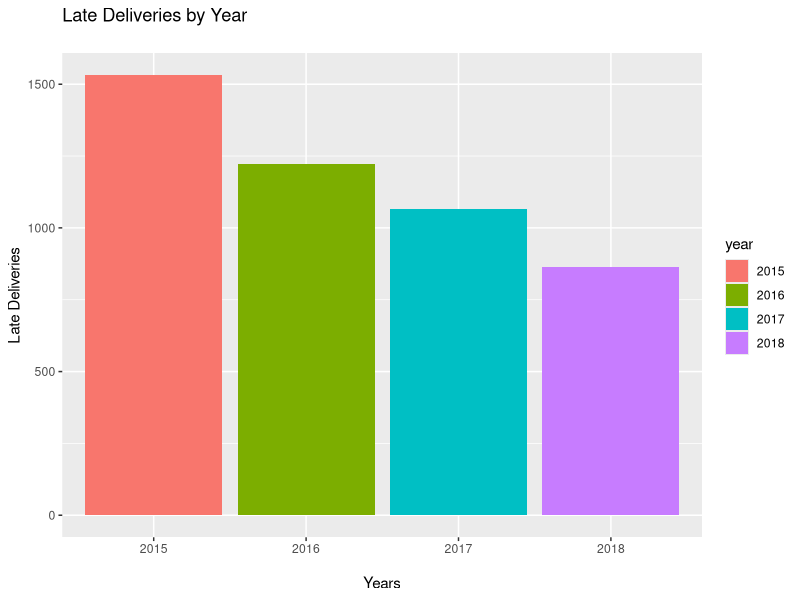
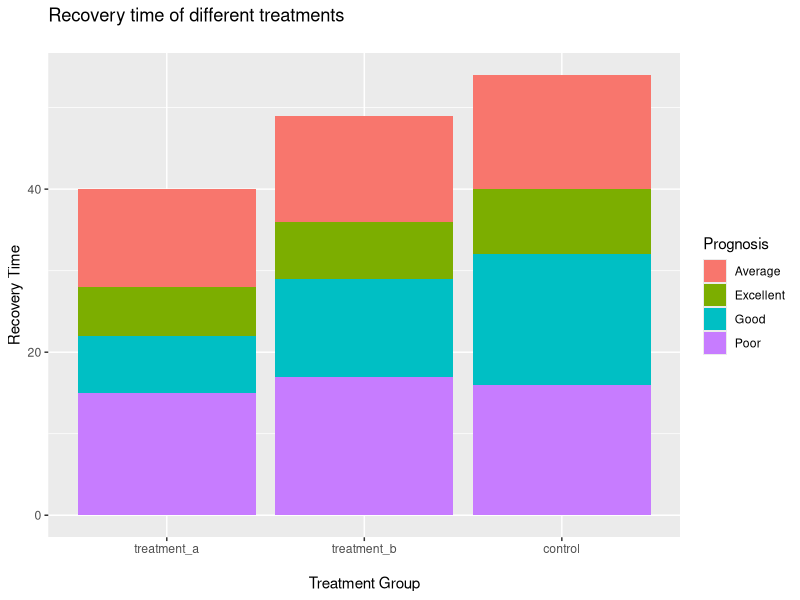
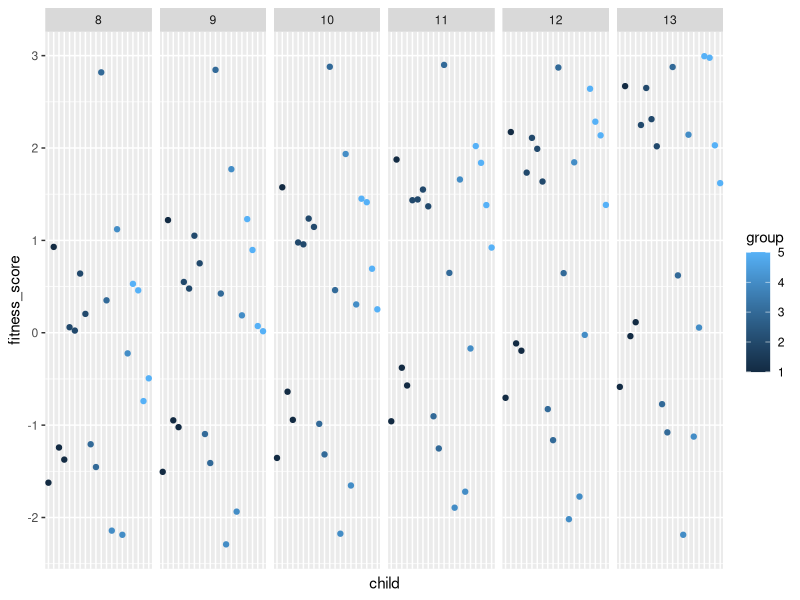
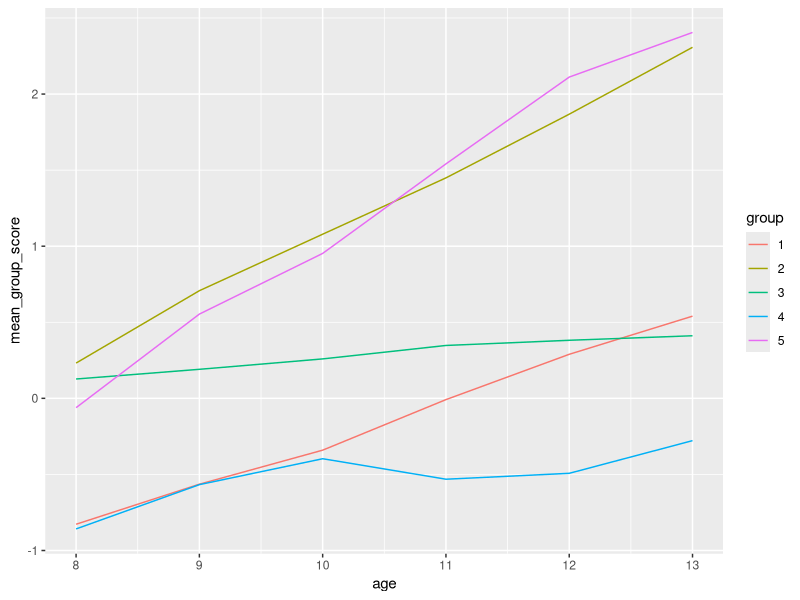
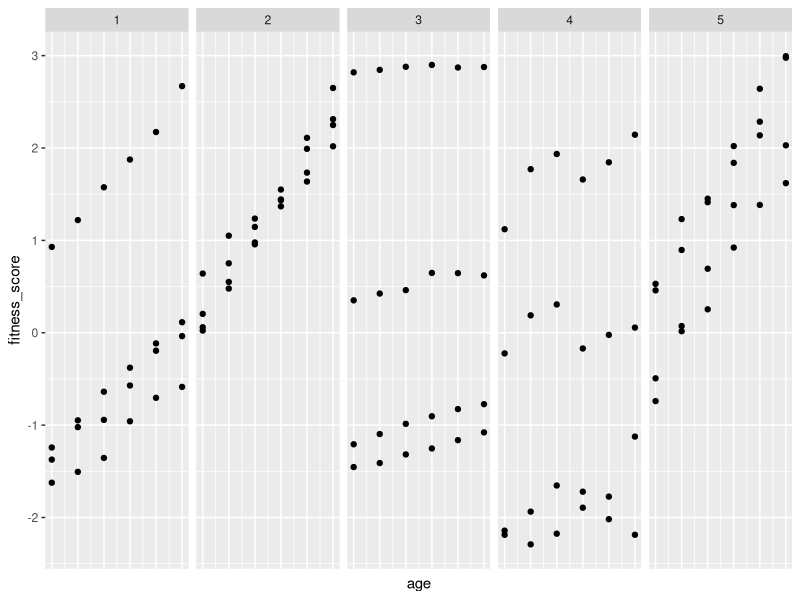
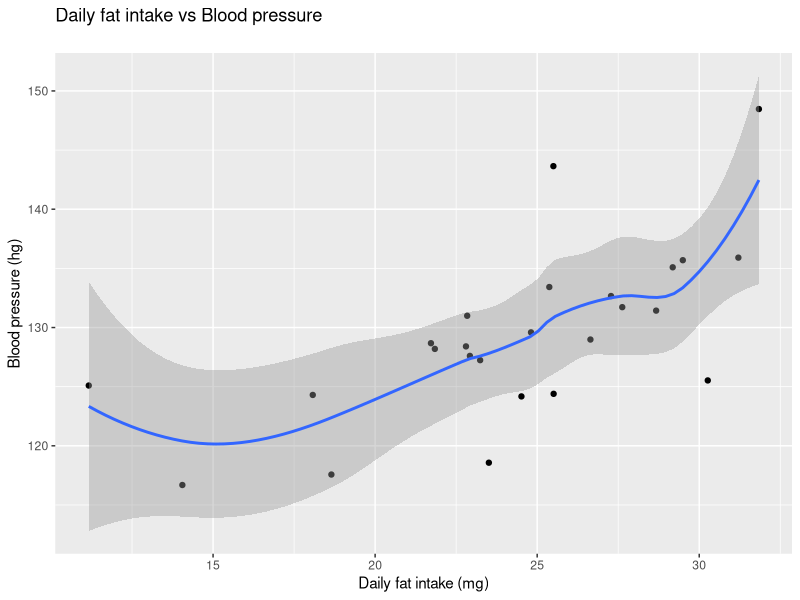
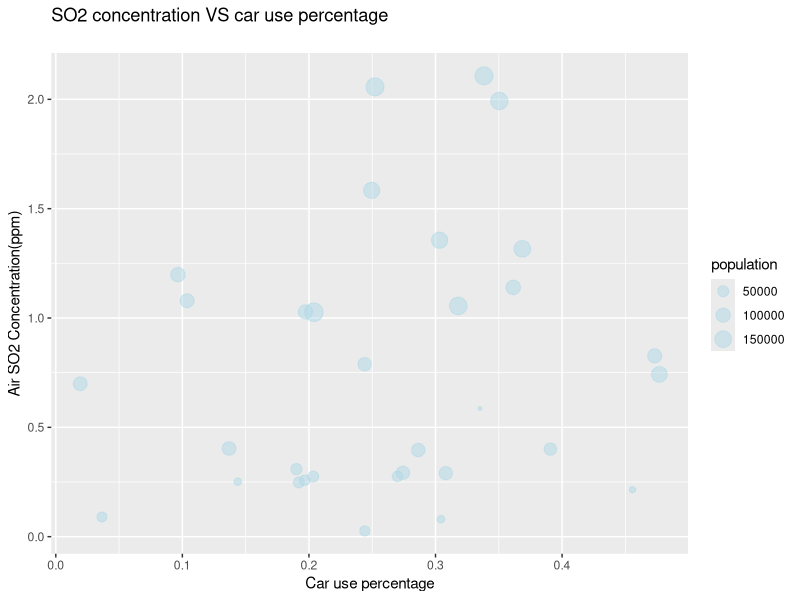
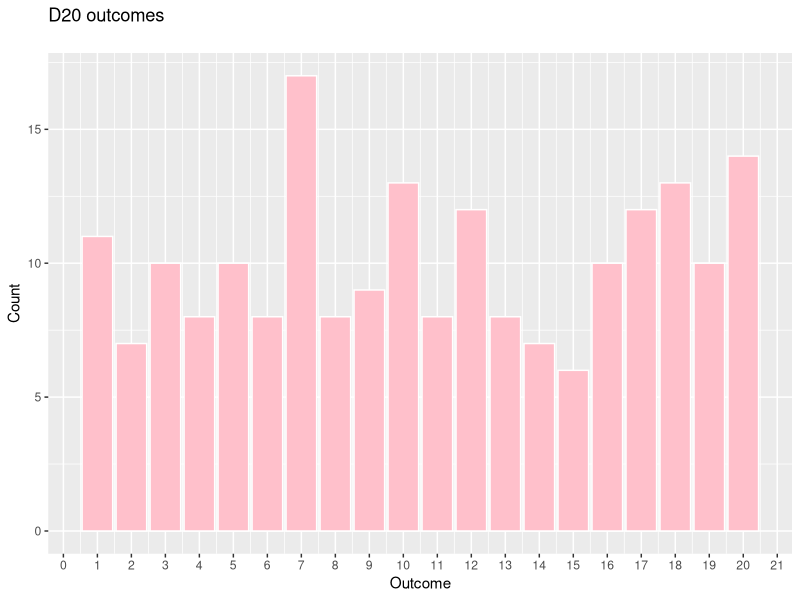

These charts were generated, in order, by the following R code:
## ---- chunk 1
library(tidyverse)
deliveries <- read_csv("data/late_deliveries.csv")
recovery <- read_csv("data/recovery_times.csv")
fitness <- read_csv("data/fitness_levels.csv")
## ---- chunk 2
deliveries <- deliveries %>% 
  mutate(year = str_sub(date, 0,4))

ggplot(deliveries)+
  aes(year, late_deliveries)+
  geom_col(aes(fill = year))+
   labs(x = "\nYears",
       y = "Late Deliveries",
       title = "Late Deliveries by Year\n")
## ---- chunk 3
recovery%>% 
  ggplot(aes(x = reorder(treatment_group, recovery),
             y = recovery,
             fill = prognosis)) + 
  geom_col() +
  labs(x = "\nTreatment Group",
       y = "Recovery Time",
       title = "Recovery time of different treatments\n",
       fill = "Prognosis")
## ---- chunk 4
ggplot(fitness)+
  aes(child, fitness_score)+
  geom_point(aes(colour = group))+
  facet_grid(~age)+
  theme(axis.ticks.x = element_blank(),
        axis.text.x = element_blank())
## ---- chunk 5
fitness %>%
  group_by(group, age) %>% 
  mutate(mean_group_score = mean(fitness_score)) %>%
  mutate(group = as_factor(group)) %>% 
  ggplot() +
  aes(x = age, y = mean_group_score, group = group, colour = group) +
  geom_line()
## ---- chunk 6
ggplot(fitness)+
  aes(age, fitness_score)+
  geom_point(aes(group = child))+
  facet_grid(~group)+
  theme(axis.ticks.x = element_blank(),
        axis.text.x = element_blank())
## ---- chunk 7
blood <- read_csv("data/blood_pressure.csv")
car <- read_csv("data/car_use.csv")
## ---- chunk 8
colnames(blood)
## ---- chunk 9
ggplot(blood)+
  aes(x = daily_saturated_fat_intake_mg, y = systolic_blood_pressure_mm_hg)+
  geom_point()+
  geom_smooth()+
  labs(x = "Daily fat intake (mg)",
       y = "Blood pressure (hg)",
       title = "Daily fat intake vs Blood pressure\n")
## ---- chunk 10
colnames(car)
## ---- chunk 11
ggplot(car)+
  aes(x = car_use_percent, y = air_so2_concentration_ppm)+
  geom_point(aes(size = population), colour = "lightblue",
             alpha = 0.5)+
  labs(x = "Car use percentage",
       y = "Air SO2 Concentration(ppm)",
       title = "SO2 concentration VS car use percentage\n")
## ---- chunk 12
d20 <- read_csv("data/d20_outcomes.csv")
d20_5 <- read_csv("data/d20x5_outcomes.csv")
## ---- chunk 13
ggplot(d20)+
  aes(outcome)+
  geom_bar(fill = "pink", colour = "white")+
  scale_x_continuous(
    breaks = (0:22)
  )+
  labs(x = "Outcome",
       y = "Count",
       title = "D20 outcomes\n")
## ---- chunk 14
ggplot(d20_5)+
  aes(outcome)+
  geom_bar(fill = "pink", colour = "white")+
  scale_x_continuous(breaks=seq(15,95,5))+
  labs(x = "Outcome",
       y = "Count",
       title = "D20_5 Outcomes\n")
